Frame 1 (no input): blank canvas, image omitted
Frame 60 (the mouse pressed at the canvas centre just before this capture): blank canvas, image omitted
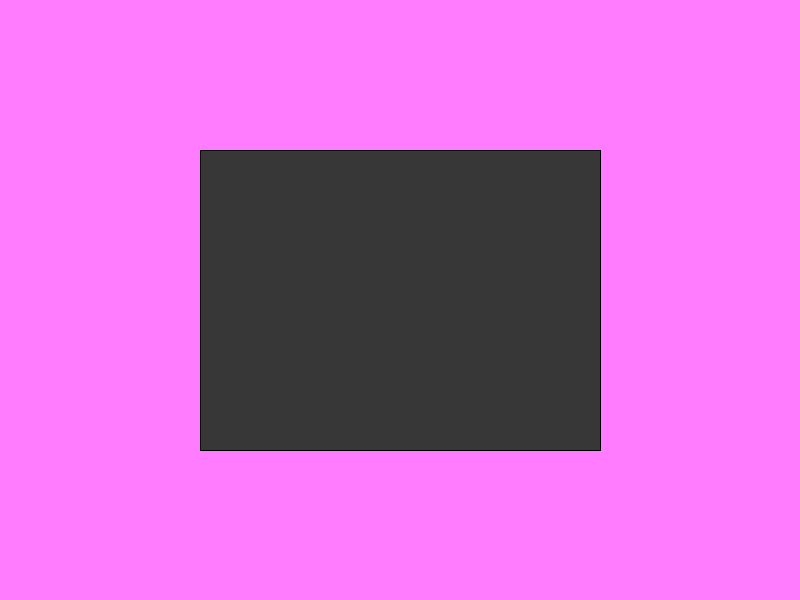
Frame 120 (the mouse held since frame 60 and released just before this capture)

The Processing sketch whose frames 1 and 60 were blank and that drew this single picture after the mouse press (run headless with seeded random() and noise(); from frame 60 on, the mouse is pressed at the canvas centre):

// Processing sketch: processing_139600
// ── processing_139600.pde

void setup(){
  size(800,600);
}
void draw(){
  background(554,123,433);
 rectMode(CENTER);
 rect(400,300,mouseX,mouseY);{
    fill(55,55,55);
  }
 
}
